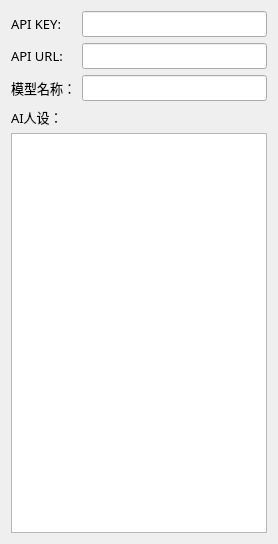
         <widget class="QWidget" name="page_2">
          <layout class="QVBoxLayout" name="verticalLayout_4">
           <item>
            <layout class="QGridLayout" name="gridLayout">
             <item row="0" column="0">
              <widget class="QLabel" name="label_3">
               <property name="font">
                <font>
                 <family>微软雅黑</family>
                 <pointsize>10</pointsize>
                </font>
               </property>
               <property name="text">
                <string>API KEY:</string>
               </property>
              </widget>
             </item>
             <item row="0" column="1">
              <widget class="QLineEdit" name="lineEdit">
               <property name="font">
                <font>
                 <family>微软雅黑</family>
                 <pointsize>10</pointsize>
                </font>
               </property>
               <property name="echoMode">
                <enum>QLineEdit::Password</enum>
               </property>
              </widget>
             </item>
             <item row="1" column="0">
              <widget class="QLabel" name="label_4">
               <property name="font">
                <font>
                 <family>微软雅黑</family>
                 <pointsize>10</pointsize>
                </font>
               </property>
               <property name="text">
                <string>API URL:</string>
               </property>
              </widget>
             </item>
             <item row="1" column="1">
              <widget class="QLineEdit" name="lineEdit_2">
               <property name="font">
                <font>
                 <family>微软雅黑</family>
                 <pointsize>10</pointsize>
                </font>
               </property>
              </widget>
             </item>
             <item row="2" column="0">
              <widget class="QLabel" name="label_5">
               <property name="font">
                <font>
                 <family>微软雅黑</family>
                 <pointsize>10</pointsize>
                </font>
               </property>
               <property name="text">
                <string>模型名称：</string>
               </property>
              </widget>
             </item>
             <item row="2" column="1">
              <widget class="QLineEdit" name="lineEdit_3">
               <property name="font">
                <font>
                 <family>微软雅黑</family>
                 <pointsize>10</pointsize>
                </font>
               </property>
              </widget>
             </item>
            </layout>
           </item>
           <item>
            <widget class="QLabel" name="label_6">
             <property name="font">
              <font>
               <family>微软雅黑</family>
               <pointsize>10</pointsize>
              </font>
             </property>
             <property name="text">
              <string>AI人设：</string>
             </property>
            </widget>
           </item>
           <item>
            <widget class="QTextEdit" name="textEdit_3">
             <property name="minimumSize">
              <size>
               <width>0</width>
               <height>400</height>
              </size>
             </property>
             <property name="font">
              <font>
               <family>微软雅黑</family>
               <pointsize>10</pointsize>
              </font>
             </property>
            </widget>
           </item>
          </layout>
         </widget>
